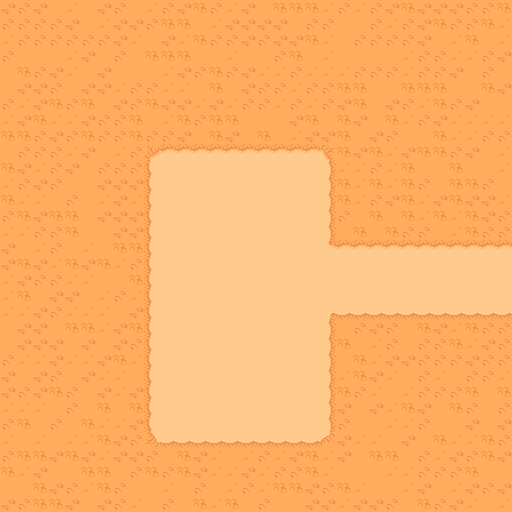

This is a level from a 2D game, rendered from its Tiled map with the project's own tilesets. A one-line summary and the map file follow, with tile-layer data summarised:
An orthogonal 32x32 tile map with 16x16 px tiles, 1 tile layer (Ground), 3 tilesets and 347 objects (4x enemy_1, Player).

<map version="1.10" tiledversion="1.10.2" orientation="orthogonal" renderorder="right-down" width="32" height="32" tilewidth="16" tileheight="16" infinite="0" nextlayerid="4" nextobjectid="465">
 <tileset firstgid="1" source="TilesetFloor.tsx" />
 <tileset firstgid="573" source="buildings.tsx" />
 <tileset firstgid="813" source="objects.tsx" />
 <layer id="1" name="Ground" width="32" height="32">
  <data>[1024 cells, 1024 non-empty, 16 distinct tile ids]</data>
 </layer>
 <objectgroup id="2" name="Objects">
  <object id="2" gid="693" x="224" y="224" width="16" height="16" />
  <object id="3" gid="694" x="240" y="224" width="16" height="16" />
  <object id="4" gid="713" x="224" y="240" width="16" height="16" />
  <object id="5" gid="714" x="240" y="240" width="16" height="16" />
  <object id="6" gid="733" x="224" y="256" width="16" height="16" />
  <object id="7" gid="734" x="240" y="256" width="16" height="16" />
  <object id="9" gid="769" x="144" y="160" width="16" height="16" />
  <object id="282" gid="769" x="352" y="496" width="16" height="16" />
  <object id="110" gid="769" x="352" y="160" width="16" height="16" />
  <object id="221" gid="769" x="352" y="256" width="16" height="16" />
  <object id="237" gid="769" x="352" y="384" width="16" height="16" />
  <object id="10" gid="749" x="144" y="144" width="16" height="16" />
  <object id="288" gid="749" x="352" y="480" width="16" height="16" />
  <object id="113" gid="749" x="352" y="144" width="16" height="16" />
  <object id="224" gid="749" x="352" y="240" width="16" height="16" />
  <object id="240" gid="749" x="352" y="368" width="16" height="16" />
  <object id="11" gid="729" x="144" y="128" width="16" height="16" />
  <object id="294" gid="729" x="352" y="464" width="16" height="16" />
  <object id="116" gid="729" x="352" y="128" width="16" height="16" />
  <object id="227" gid="729" x="352" y="224" width="16" height="16" />
  <object id="243" gid="729" x="352" y="352" width="16" height="16" />
  <object id="12" gid="709" x="144" y="112" width="16" height="16" />
  <object id="300" gid="709" x="352" y="448" width="16" height="16" />
  <object id="119" gid="709" x="352" y="112" width="16" height="16" />
  <object id="230" gid="709" x="352" y="208" width="16" height="16" />
  <object id="246" gid="709" x="352" y="336" width="16" height="16" />
  <object id="13" gid="689" x="144" y="96" width="16" height="16" />
  <object id="306" gid="689" x="352" y="432" width="16" height="18.6667" />
  <object id="122" gid="689" x="352" y="96" width="16" height="16" />
  <object id="233" gid="689" x="352" y="192" width="16" height="16" />
  <object id="249" gid="689" x="352" y="320" width="16" height="16" />
  <object id="14" gid="669" x="144" y="80" width="16" height="16" />
  <object id="312" gid="669" x="352" y="416" width="16" height="16" />
  <object id="125" gid="669" x="352" y="80" width="16" height="16" />
  <object id="393" gid="669" x="352" y="176" width="16" height="16" />
  <object id="252" gid="669" x="352" y="304" width="16" height="16" />
  <object id="15" gid="668" x="128" y="80" width="16" height="16" />
  <object id="310" gid="668" x="336" y="416" width="16" height="16" />
  <object id="124" gid="668" x="336" y="80" width="16" height="16" />
  <object id="394" gid="668" x="336" y="176" width="16" height="16" />
  <object id="253" gid="668" x="336" y="304" width="16" height="16" />
  <object id="16" gid="667" x="112" y="80" width="16" height="16" />
  <object id="314" gid="667" x="320" y="416" width="16" height="16" />
  <object id="123" gid="667" x="320" y="80" width="16" height="16" />
  <object id="395" gid="667" x="320" y="176" width="16" height="16" />
  <object id="254" gid="667" x="320" y="304" width="16" height="16" />
  <object id="17" gid="687" x="112" y="96" width="16" height="16" />
  <object id="307" gid="687" x="320" y="432" width="16" height="16" />
  <object id="121" gid="687" x="320" y="96" width="16" height="16" />
  <object id="232" gid="687" x="320" y="192" width="16" height="16" />
  <object id="250" gid="687" x="320" y="320" width="16" height="16" />
  <object id="18" gid="707" x="112" y="112" width="16" height="16" />
  <object id="301" gid="707" x="320" y="448" width="16" height="16" />
  <object id="118" gid="707" x="320" y="112" width="16" height="16" />
  <object id="229" gid="707" x="320" y="208" width="16" height="16" />
  <object id="247" gid="707" x="320" y="336" width="16" height="16" />
  <object id="19" gid="727" x="112" y="128" width="16" height="16" />
  <object id="295" gid="727" x="320" y="464" width="16" height="16" />
  <object id="115" gid="727" x="320" y="128" width="16" height="16" />
  <object id="226" gid="727" x="320" y="224" width="16" height="16" />
  <object id="244" gid="727" x="320" y="352" width="16" height="16" />
  <object id="20" gid="747" x="112" y="144" width="16" height="16" />
  <object id="289" gid="747" x="320" y="480" width="16" height="16" />
  <object id="112" gid="747" x="320" y="144" width="16" height="16" />
  <object id="223" gid="747" x="320" y="240" width="16" height="16" />
  <object id="241" gid="747" x="320" y="368" width="16" height="16" />
  <object id="21" gid="767" x="112" y="160" width="16" height="16" />
  <object id="283" gid="767" x="320" y="496" width="16" height="16" />
  <object id="109" gid="767" x="320" y="160" width="16" height="16" />
  <object id="220" gid="767" x="320" y="256" width="16" height="16" />
  <object id="238" gid="767" x="320" y="384" width="16" height="16" />
  <object id="22" gid="688" x="128" y="96" width="16" height="16" />
  <object id="305" gid="688" x="336" y="432" width="16" height="16" />
  <object id="120" gid="688" x="336" y="96" width="16" height="16" />
  <object id="231" gid="688" x="336" y="192" width="16" height="16" />
  <object id="251" gid="688" x="336" y="320" width="16" height="16" />
  <object id="23" gid="708" x="128" y="112" width="16" height="16" />
  <object id="299" gid="708" x="336" y="448" width="16" height="16" />
  <object id="302" gid="708" x="336" y="448" width="16" height="16" />
  <object id="117" gid="708" x="336" y="112" width="16" height="16" />
  <object id="228" gid="708" x="336" y="208" width="16" height="16" />
  <object id="248" gid="708" x="336" y="336" width="16" height="16" />
  <object id="24" gid="728" x="128" y="128" width="16" height="16" />
  <object id="293" gid="728" x="336" y="464" width="16" height="16" />
  <object id="296" gid="728" x="336" y="464" width="16" height="16" />
  <object id="114" gid="728" x="336" y="128" width="16" height="16" />
  <object id="225" gid="728" x="336" y="224" width="16" height="16" />
  <object id="245" gid="728" x="336" y="352" width="16" height="16" />
  <object id="25" gid="748" x="128" y="144" width="16" height="16" />
  <object id="287" gid="748" x="336" y="480" width="16" height="16" />
  <object id="290" gid="748" x="336" y="480" width="16" height="16" />
  <object id="111" gid="748" x="336" y="144" width="16" height="16" />
  <object id="222" gid="748" x="336" y="240" width="16" height="16" />
  <object id="242" gid="748" x="336" y="368" width="16" height="16" />
  <object id="26" gid="768" x="128" y="160" width="16" height="16" />
  <object id="284" gid="768" x="336" y="496" width="16" height="16" />
  <object id="108" gid="768" x="336" y="160" width="16" height="16" />
  <object id="239" gid="768" x="336" y="384" width="16" height="16" />
  <object id="27" gid="788" x="128" y="176" width="16" height="16" />
  <object id="28" gid="788" x="128" y="192" width="16" height="16" />
  </objectgroup>
 <objectgroup id="3" name="Entities">
  <!-- 5 objects omitted --></objectgroup>
</map>
<!-- 247 of 347 objects omitted -->
